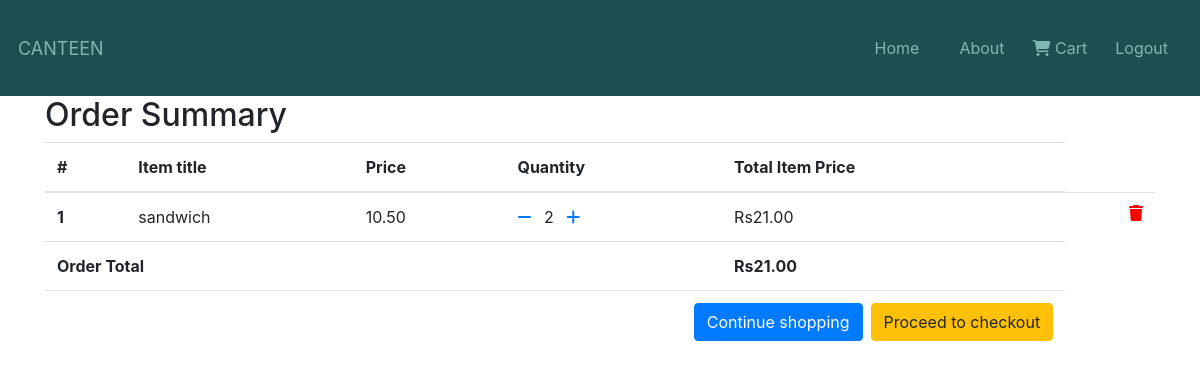
/order-summary/ (signed in), run on an earlier commit of the app's database.
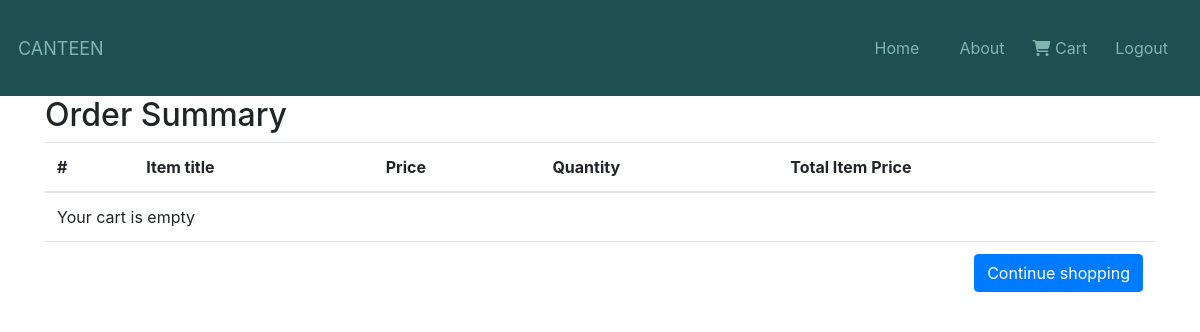
And on a later commit of the database.
### ordering/models.py (models this page shows, shortened)
class cart(models.Model):
    user=models.ForeignKey(Customer,on_delete=models.SET_NULL,null=True,blank=True)
    product=models.ForeignKey(Product,on_delete=models.SET_NULL,null=True,blank=True)
    quantity=models.IntegerField(default=1)
    complete=models.BooleanField(default=False)
    @property
    def get_total(self):
        total=self.quantity*self.product.price
        return total

class Product(models.Model):
    options=(("Breakfast","Breakfast"),
    ("Lunch","Lunch"),
    ("Todayspl","Todayspl"),)
    name=models.CharField(max_length=100)
    price=models.DecimalField(max_digits=7,decimal_places=2)
    category=models.CharField(max_length=10,choices=options)
    description=models.TextField(max_length=500)
    image=models.ImageField(null=True,blank=True)

class order_info(models.Model):
    customer=models.ForeignKey(Customer,on_delete=models.SET_NULL,null=True,blank=True,related_name="customer_order")
    date_ordered=models.DateField(auto_now_add=True)
    complete=models.BooleanField(default=False)
    transaction_id=models.CharField(max_length=10)
    products=models.ManyToManyField(cart)
    take_away=models.BooleanField(default=False)
    @property
    def get_cart_total(self):
        carts = self.products.all()
        total = sum([item.get_total for item in carts])
        return total

### ordering/views.py (the view)
# urls.py: path("order-summary/",OrderSummaryView.as_view(),name="order-summary"),
class OrderSummaryView(View):
    def get(self, *args, **kwargs):
        customer_obj = Customer.objects.get(user=self.request.user)
        try:
            order = order_info.objects.get(customer=customer_obj, complete=False)
            context = {
                'object': order
            }
            return render(self.request, 'ordering/order_summary.html', context)
        except ObjectDoesNotExist:
            messages.warning(self.request, "You do not have an active order")
            return redirect("menu")

### ordering/templates/ordering/order_summary.html
{% extends "account/base.html" %}
{% block content %}
<div class="container">
    <div class="table-responsive text-nowrap">
    <h2>Order Summary</h2>
    <table class="table">
        <thead>
        <tr>
            <th scope="col">#</th>
            <th scope="col">Item title</th>
            <th scope="col">Price</th>
            <th scope="col">Quantity</th>
            <th scope="col">Total Item Price</th>
        </tr>
        </thead>
        <tbody>
        {% for order_item in object.products.all %}
        <tr>
            <th scope="row">{{ forloop.counter }}</th>
            <td>{{ order_item.product.name }}</td>
            <td>{{ order_item.product.price }}</td>
            <td>
                <a href="{% url 'remove_single_from_cart' order_item.product.id %}"><i class="fas fa-minus mr-2"></i></a>
                {{ order_item.quantity }}
                <a href="{% url 'add-to-cart' order_item.product.id %}"><i class="fas fa-plus ml-2"></i></a>
            </td>
            <td>
                    Rs{{ order_item.get_total }}
            <td>
            <a style='color: red;' href="{% url 'remove-from-cart' order_item.product.id %}">
                <i class="fas fa-trash float-right"></i>
            </a>
            </td>
        </tr>
        {% empty %}
        <tr>
            <td colspan='5'>Your cart is empty</td>
        </tr>
        <tr>
            <td colspan="5">
            <a class='btn btn-primary float-right' href=' {% url "menu" %} '>Continue shopping</a>
            </td>
        </tr>
        {% endfor %}
        {% if object.get_cart_total %}
        <tr>
            <td colspan="4"><b>Order Total</b></td>
            <td><b>Rs{{ object.get_cart_total }}</b></td>
        </tr>
        <tr>
            <td colspan="5">
            <a class='btn btn-warning float-right ml-2' href='{% url "checkout" %}'>Proceed to checkout</a>
            <a class='btn btn-primary float-right' href='/'>Continue shopping</a>
            </td>
        </tr>
        {% endif %}
        </tbody>
    </table>
    </div>
    </div>
{%  endblock %}

What changed in the data, as far as the page shows it:
removed cart: product.name "sandwich", product.price "10.50", quantity "2", get_total "21.00"
removed order_info: get_cart_total "21.00"
Also different on the page:
text no longer shown: "Order Total Rs Proceed to checkout"
text now shown: "Your cart is empty"
